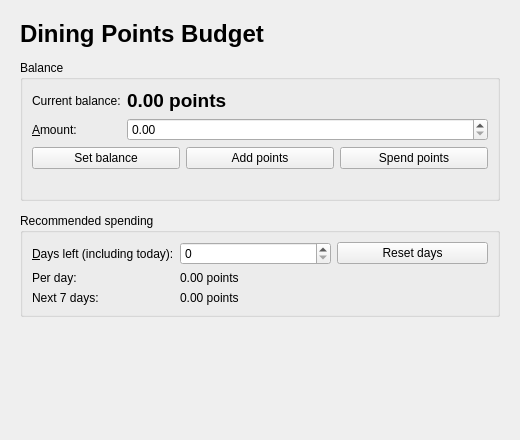
<?xml version="1.0" encoding="UTF-8"?>
<ui version="4.0">
 <class>MainUI</class>
 <widget class="QMainWindow" name="MainUI">
  <property name="geometry">
   <rect><x>0</x><y>0</y><width>520</width><height>440</height></rect>
  </property>
  <property name="windowTitle"><string>Dining Points Budget</string></property>
  <widget class="QWidget" name="centralwidget">
   <layout class="QVBoxLayout" name="mainLayout">
    <property name="spacing"><number>12</number></property>
    <property name="leftMargin"><number>20</number></property>
    <property name="topMargin"><number>20</number></property>
    <property name="rightMargin"><number>20</number></property>
    <property name="bottomMargin"><number>20</number></property>
    <item>
     <widget class="QLabel" name="titleLabel">
      <property name="font"><font><pointsize>18</pointsize><bold>true</bold></font></property>
      <property name="text"><string>Dining Points Budget</string></property>
     </widget>
    </item>
    <item>
     <widget class="QGroupBox" name="balanceGroupBox">
      <property name="title"><string>Balance</string></property>
      <layout class="QVBoxLayout" name="balanceLayout">
       <item>
        <layout class="QFormLayout" name="balanceFormLayout">
         <item row="0" column="0"><widget class="QLabel" name="balanceLabel"><property name="text"><string>Current balance:</string></property></widget></item>
         <item row="0" column="1">
          <widget class="QLabel" name="balanceValueLabel">
           <property name="font"><font><pointsize>14</pointsize><bold>true</bold></font></property>
           <property name="text"><string>0.00 points</string></property>
          </widget>
         </item>
         <item row="1" column="0">
          <widget class="QLabel" name="amountLabel">
           <property name="text"><string>&amp;Amount:</string></property>
           <property name="buddy"><cstring>amountSpinBox</cstring></property>
          </widget>
         </item>
         <item row="1" column="1">
          <widget class="QDoubleSpinBox" name="amountSpinBox">
           <property name="decimals"><number>2</number></property>
           <property name="minimum"><double>0.000000000000000</double></property>
           <property name="maximum"><double>1000000.000000000000000</double></property>
          </widget>
         </item>
        </layout>
       </item>
       <item>
        <layout class="QHBoxLayout" name="balanceButtonsLayout">
         <item><widget class="QPushButton" name="setBalanceButton"><property name="text"><string>Set balance</string></property></widget></item>
         <item><widget class="QPushButton" name="addPointsButton"><property name="text"><string>Add points</string></property></widget></item>
         <item><widget class="QPushButton" name="spendPointsButton"><property name="text"><string>Spend points</string></property></widget></item>
        </layout>
       </item>
       <item>
        <widget class="QLabel" name="errorLabel">
         <property name="text"><string/></property>
         <property name="wordWrap"><bool>true</bool></property>
        </widget>
       </item>
      </layout>
     </widget>
    </item>
    <item>
     <widget class="QGroupBox" name="budgetGroupBox">
      <property name="title"><string>Recommended spending</string></property>
      <layout class="QVBoxLayout" name="budgetLayout">
       <item>
        <layout class="QFormLayout" name="budgetFormLayout">
         <item row="0" column="0">
          <widget class="QLabel" name="remainingDaysLabel">
           <property name="text"><string>&amp;Days left (including today):</string></property>
           <property name="buddy"><cstring>remainingDaysSpinBox</cstring></property>
          </widget>
         </item>
         <item row="0" column="1">
          <layout class="QHBoxLayout" name="remainingDaysLayout">
           <item>
            <widget class="QSpinBox" name="remainingDaysSpinBox">
             <property name="toolTip"><string>Enter 0 to 90 days, including today. Use 0 when the budgeting period has ended. The count goes down by one each day.</string></property>
             <property name="keyboardTracking"><bool>false</bool></property>
             <property name="minimum"><number>0</number></property>
             <property name="maximum"><number>2147483647</number></property>
            </widget>
           </item>
           <item>
            <widget class="QPushButton" name="resetDaysButton">
             <property name="toolTip"><string>Set days left back to the starting count for the quarter.</string></property>
             <property name="text"><string>Reset days</string></property>
            </widget>
           </item>
          </layout>
         </item>
         <item row="1" column="0"><widget class="QLabel" name="dailyBudgetLabel"><property name="text"><string>Per day:</string></property></widget></item>
         <item row="1" column="1"><widget class="QLabel" name="dailyBudgetValueLabel"><property name="text"><string>0.00 points</string></property></widget></item>
         <item row="2" column="0"><widget class="QLabel" name="weeklyBudgetLabel"><property name="text"><string>Next 7 days:</string></property></widget></item>
         <item row="2" column="1"><widget class="QLabel" name="weeklyBudgetValueLabel"><property name="text"><string>0.00 points</string></property></widget></item>
        </layout>
       </item>
      </layout>
     </widget>
    </item>
    <item><spacer name="verticalSpacer"><property name="orientation"><enum>Qt::Vertical</enum></property><property name="sizeHint" stdset="0"><size><width>20</width><height>0</height></size></property></spacer></item>
   </layout>
  </widget>
 </widget>
 <tabstops>
  <tabstop>amountSpinBox</tabstop>
  <tabstop>setBalanceButton</tabstop>
  <tabstop>addPointsButton</tabstop>
  <tabstop>spendPointsButton</tabstop>
  <tabstop>remainingDaysSpinBox</tabstop>
  <tabstop>resetDaysButton</tabstop>
 </tabstops>
 <resources/>
 <connections/>
</ui>
